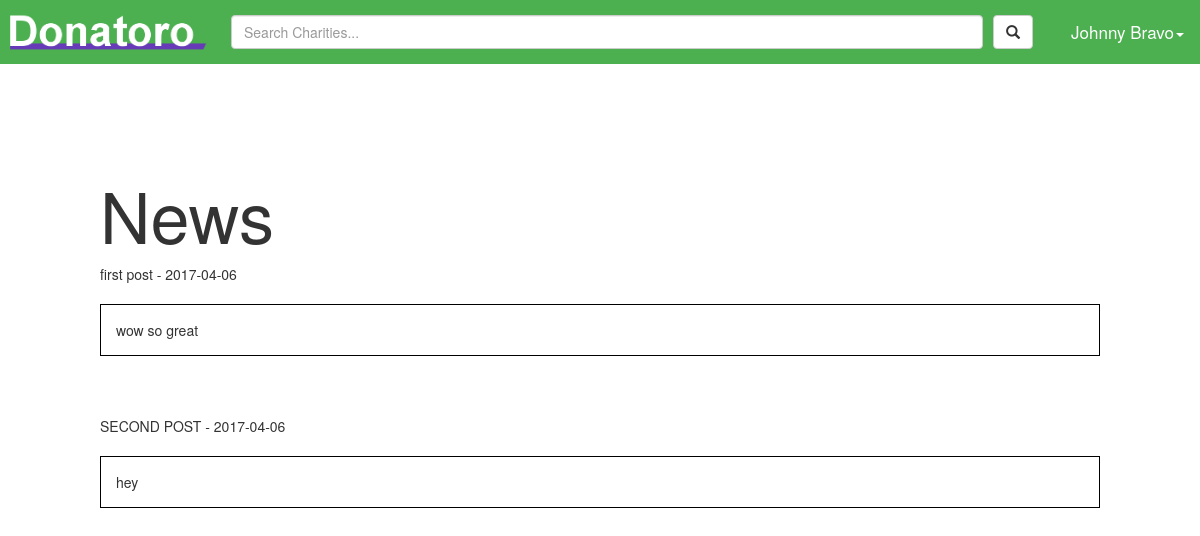
The page /newsFeed (signed in) on the database its author committed.
### tables this page shows
CREATE TABLE "donor_info" ("firstName" TEXT NOT NULL , "lastName" TEXT NOT NULL , "streetAdd1" TEXT NOT NULL , "streetAdd2" TEXT, "city" TEXT NOT NULL , "state" TEXT NOT NULL , "zip" INTEGER NOT NULL , "userID" INTEGER PRIMARY KEY  NOT NULL  UNIQUE );

CREATE TABLE "posts" ("date" DATETIME NOT NULL , "title" TEXT NOT NULL , "post" VARCHAR NOT NULL , "charId" INTEGER NOT NULL , "id" INTEGER PRIMARY KEY  NOT NULL  UNIQUE );

### donatoro.py (the view, shortened to what this page needs)
@app.route('/newsFeed')
def news_feed():
    charities = getDonorFavorites(session['userId'])
    if len(charities) < 1:
        charities = getAllCharities()
    news = []
    message=""
    for c in charities:
        news.append(getCharityPosts(c['charId']))
    return render_template_logged_in('newsFeed.jinja', news = news[0], message=message)

### dataBaseLogic.py (called while the page is built)
def get_db():
    return sqlite3.connect(app.config['DATABASE'])

def query_db(query, args=(), one=False):
    cur = get_db().execute(query, args)
    return cur
    cur.close()
    return test

def getUserById(userId):
    user = query_db('select * from user where id=?', (userId,)).fetchone()
    return dict(id=user[0], password=user[2], email=user[1], isDonor=user[3])

def getInfoByUserId(userId):
    user = getUserById(userId)
    if user["isDonor"]:
        donor = query_db('select * from donor_info where userID=?', (userId,)).fetchone()
        return dict(firstName=donor[0], lastName=donor[1], streetAdd1=donor[2], streetAdd2=donor[3],
                    city=donor[4], state=donor[5], zip=donor[6], userId=donor[7])
    else:
        charity = query_db('select * from charity_info where userID=?', (userId,)).fetchone()
        return dict(name=charity[0], identificationNum=charity[1], description=charity[2], streetAdd=charity[3],
                    city=charity[4], state=charity[5], zip=charity[6], country=charity[7], userId=charity[8],
                    charId=charity[9])

def getDonorFavorites(userId):
    return [dict(name=row[0], identificationNum=row[1], description=row[2], streetAdd = row[3],
                 city=row[4], state=row[5], zip=row[6], country=row[7], userId=row[8], charId=row[9]) for row in
            query_db('select * from charity_info inner join favorites on charity_info.charID = favorites.charityId '
                     'where favorites.userId=?', (userId,)).fetchall()]

def getCharityPosts(charityId):
    return [dict(date=row[0], title=row[1], post=row[2], charId=row[3], Id=row[4]) for row in
        query_db('select * from posts where charId=?', (charityId,)).fetchall()]

### donatoro.py (called while the page is built)
def render_template_logged_in(template, **context):
    user = getUserById(session['userId'])
    info = getInfoByUserId(session['userId'])
    return render_template(template, user=user, userInfo=info, **context)

### templates/newsFeed.jinja (shortened to what this page needs)
{% extends "base.jinja" %}
{% block head %}
    <link rel="stylesheet" type="text/css" href="{{ url_for('static', filename='stylesheets/newsFeed.css') }}" />
{% endblock %}
{% block body %}
    <div class="newsContainer">
        <div class="newsTitle">
            News
        </div>
        <div>
            {% for n in news %}
                <div>
                    {{ n['title'] }} - {{ n['date'][:10] }}
                </div>
                <br>
                <div class="article">
                    {{ n['post'] }}
                </div>
                <br>
                <br>
                <br>
            {% endfor %}
        </div>
    </div>
{% endblock %}

### templates/base.jinja (shortened to what this page needs)
<!DOCTYPE html>
<html lang="en">
<head>
    <link rel="stylesheet" type="text/css" href="{{ url_for('static', filename='stylesheets/font-awesome.min.css') }}" />
    <link rel="stylesheet" type="text/css" href="{{ url_for('static', filename='stylesheets/base.css') }}" />
    <link rel="stylesheet" href="https://maxcdn.bootstrapcdn.com/bootstrap/3.3.7/css/bootstrap.min.css">
    {% block head %}
    {% endblock %}
</head>
<body>
    <div class="topnav">
        {% if user and user["isDonor"] %}
        <a href="/newsFeed"><img src="/static/images/Donatoro-logo.png" class="logo"/></a>
        {% elif user and not user["isDonor"] %}
        <a href="/charity/admin"><img src="/static/images/Donatoro-logo.png" class="logo"/></a>
        {% else %}
        <a href="/"><img src="/static/images/Donatoro-logo.png" class="logo"/></a>
        {% endif %}
        {% if user %}
        <div class="dropdown username">
            {% if user["isDonor"] %}
                <button class="dropdown-toggle username" type="button" data-toggle="dropdown">{{ userInfo["firstName"] }} {{ userInfo["lastName"] }}<span class="caret"></span></button>
            {% else %}
                <button class="dropdown-toggle username" type="button" data-toggle="dropdown">{{ userInfo["name"] }}<span class="caret"></span></button>
            {% endif %}
        </div>
        {% if user["isDonor"] %}
            <div id="searchDiv">
                <form method="get" action="{{ url_for('results') }}" class="navbar-form navbar-left" id="searchForm" role="search">
                    <button type="submit" class="btn btn-default searchIcon"><span class="glyphicon glyphicon-search"></span></button>
                    <span><input type="text" class="form-control searchBar" name="searchQuery" placeholder="Search Charities..."></span>
                </form>
            </div>
        {% endif %}
        {% endif %}
    </div>
{% block body %}
{% endblock %}
</body>
</html>

### static/stylesheets/base.css (style rules this page uses)
body { margin:0; }
.topnav { overflow: hidden; background-color: #4CAF50; padding-bottom: 100px; margin-bottom: -100px; background-clip: content-box; }
.topnav a { float: left; display: block; color: white; text-align: center; text-decoration: none; font-size: 17px; position:relative; }
.topnav #searchForm { margin: 15px 0 0; padding-top: 0; padding-bottom: 0; width: 100%; overflow: hidden; float: left; box-shadow: none; }
.topnav #searchForm input { width: 100%; }
.topnav #searchForm > span { display: block; overflow: hidden; padding-right: 10px; }
.topnav #searchForm button { float: right; }
.topnav #searchDiv { margin-left: 216px; margin-right: 152px; }
.logo { height: 50px; margin-top: 7px; }
.topnav .username { float: right; background-color: Transparent; border: none; color: white; text-align: center; padding: 10px 8px; font-size: 17px; }

### static/stylesheets/newsFeed.css (style rules this page uses)
.newsContainer { margin: 100px }
.newsTitle { font-size: 70px }
.article { border: solid black 1px; padding: 15px }

### rows shown on the page
donor_info: firstName "Johnny", lastName "Bravo"
posts: title "first post", date "2017-04-06", post "wow so great"
posts: title "SECOND POST", date "2017-04-06", post "hey"
